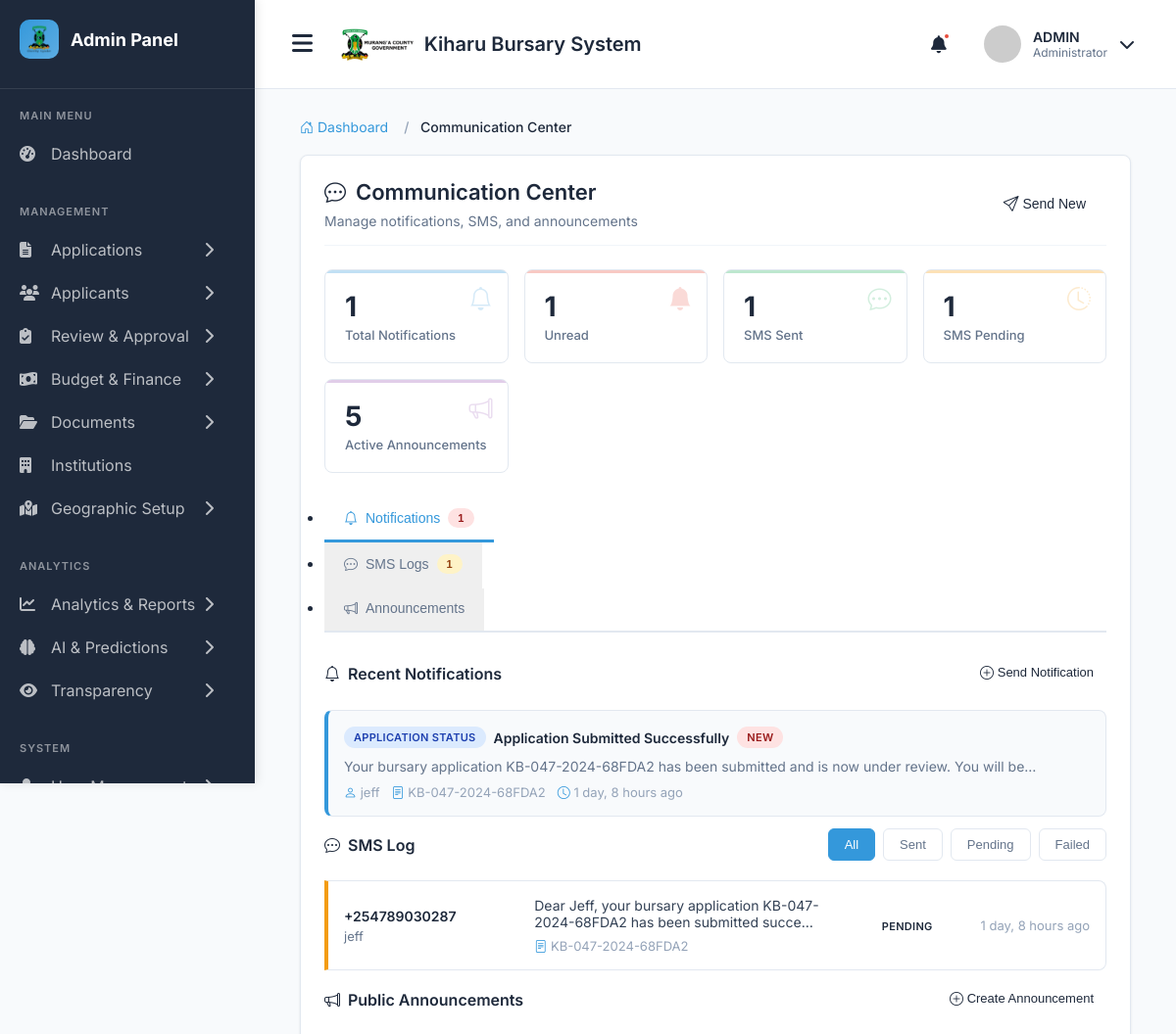
Before: /admin-communication/ (signed in, upper part) with the older database file.
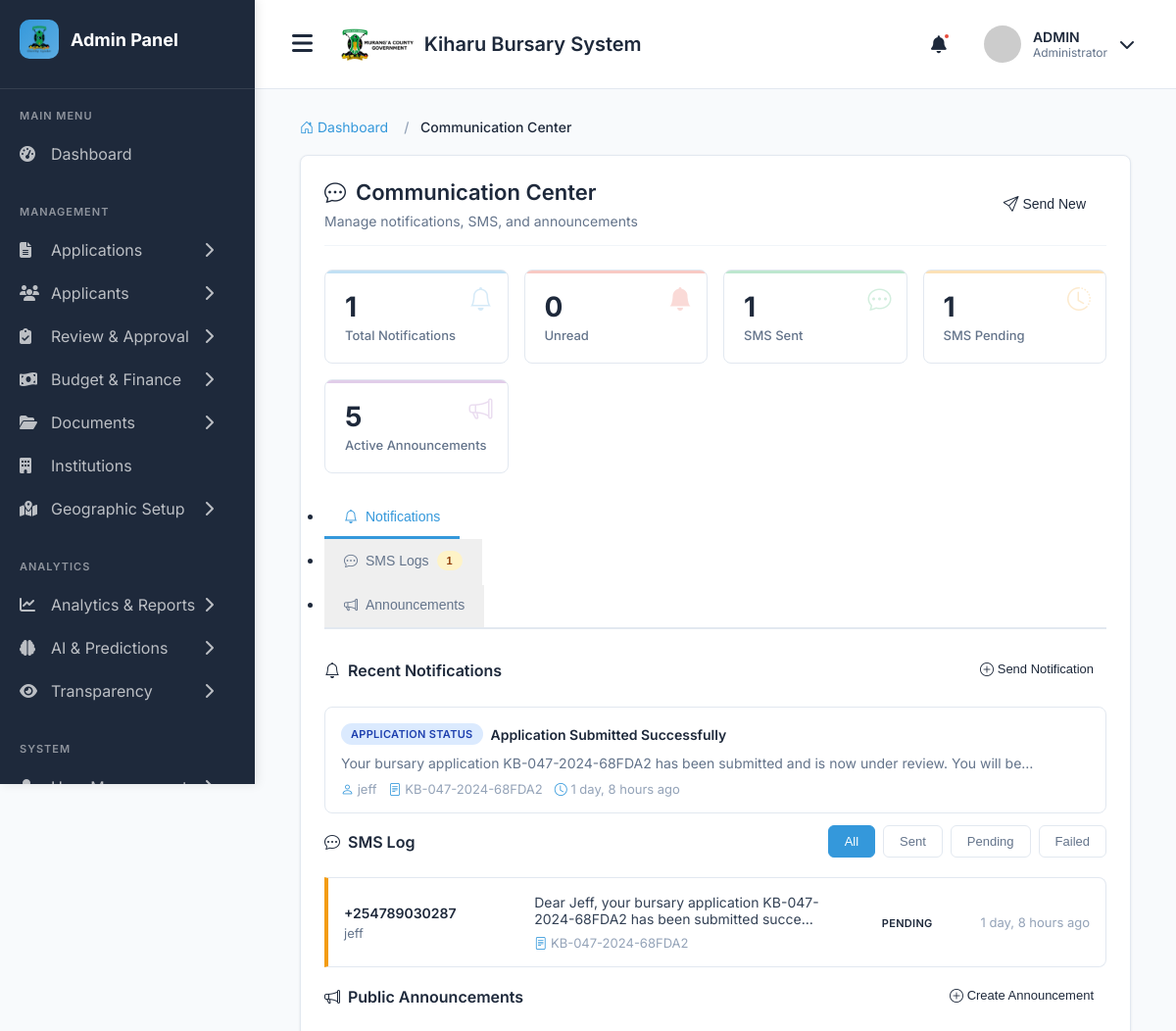
After: the same page with the newer database file.
### main_application/models.py (models this page shows, shortened)
class Notification(models.Model):
    NOTIFICATION_TYPES = (
        ('application_status', 'Application Status'),
        ('document_request', 'Document Request'),
        ('allocation', 'Allocation'),
        ('disbursement', 'Disbursement'),
        ('review_comment', 'Review Comment'),
        ('deadline', 'Deadline Reminder'),
        ('system', 'System Notification'),
    )
    user = models.ForeignKey(User, on_delete=models.CASCADE, related_name='notifications')
    notification_type = models.CharField(max_length=20, choices=NOTIFICATION_TYPES)
    title = models.CharField(max_length=200)
    message = models.TextField()
    related_application = models.ForeignKey(
        Application,
        on_delete=models.SET_NULL,
        null=True,
        blank=True
    )
    is_read = models.BooleanField(default=False)
    created_at = models.DateTimeField(auto_now_add=True)
    read_at = models.DateTimeField(null=True, blank=True)
    class Meta:
        ordering = ['-created_at']

class User(AbstractUser):
    USER_TYPES = (
        ('applicant', 'Applicant'),
        ('admin', 'Administrator'),
        ('reviewer', 'Application Reviewer'),
        ('finance', 'Finance Officer'),
        ('county_admin', 'County Administrator'),
        ('constituency_admin', 'Constituency Administrator'),
        ('ward_admin', 'Ward Administrator'),
    )
    user_type = models.CharField(max_length=25, choices=USER_TYPES, default='applicant')
    id_number = models.CharField(max_length=20, unique=True, null=True, blank=True)
    phone_regex = RegexValidator(
        regex=r'^\+254\d{9}$',
        message="Phone number must be entered in the format: '+254XXXXXXXXX'. Exactly 12 digits including country code."
    )
    phone_number = models.CharField(validators=[phone_regex], max_length=17, blank=True)
    def __str__(self):
        return f"{self.first_name} {self.last_name} ({self.user_type})"

class Application(models.Model):
    APPLICATION_STATUS = (
        ('draft', 'Draft'),
        ('submitted', 'Submitted'),
        ('under_review', 'Under Review'),
        ('approved', 'Approved'),
        ('rejected', 'Rejected'),
        ('disbursed', 'Disbursed'),
        ('pending_documents', 'Pending Documents'),
    )
    BURSARY_SOURCE = (
        ('county', 'County Bursary'),
        ('cdf', 'NG-CDF Bursary'),
        ('both', 'Both County and CDF'),
    )
    application_number = models.CharField(max_length=20, unique=True, editable=False)
    applicant = models.ForeignKey(Applicant, on_delete=models.CASCADE, related_name='applications')
    fiscal_year = models.ForeignKey(FiscalYear, on_delete=models.CASCADE)
    disbursement_round = models.ForeignKey(
        DisbursementRound,
        on_delete=models.SET_NULL,
        null=True,
        blank=True
    )
    bursary_category = models.ForeignKey(BursaryCategory, on_delete=models.CASCADE)
    institution = models.ForeignKey(Institution, on_delete=models.CASCADE)
    bursary_source = models.CharField(
        max_length=10,
        choices=BURSARY_SOURCE,
        default='county',
        help_text="Which bursary fund to apply from"
    )
    status = models.CharField(max_length=20, choices=APPLICATION_STATUS, default='draft')
    admission_number = models.CharField(max_length=100)
    year_of_study = models.PositiveIntegerField()
    course_name = models.CharField(max_length=200, blank=True, null=True)
    expected_completion_date = models.DateField()
    previous_academic_year_average = models.DecimalField(
        max_digits=5,
        decimal_places=2,
        blank=True,
        null=True,
        validators=[MinValueValidator(0), MaxValueValidator(100)]
    )
    total_fees_payable = models.DecimalField(max_digits=10, decimal_places=2)
    fees_paid = models.DecimalField(max_digits=10, decimal_places=2)
    fees_balance = models.DecimalField(max_digits=10, decimal_places=2)
    amount_requested = models.DecimalField(max_digits=10, decimal_places=2)
    other_bursaries = models.BooleanField(default=False)
    other_bursaries_amount = models.DecimalField(max_digits=10, decimal_places=2, default=0)
    other_bursaries_source = models.CharField(max_length=200, blank=True, null=True)
    is_orphan = models.BooleanField(default=False)
    is_total_orphan = models.BooleanField(default=False)
    is_disabled = models.BooleanField(default=False)
    has_chronic_illness = models.BooleanField(default=False)
    chronic_illness_description = models.TextField(blank=True, null=True)
    number_of_siblings = models.PositiveIntegerField(default=0)
    number_of_siblings_in_school = models.PositiveIntegerField(default=0)
    household_monthly_income = models.DecimalField(
        max_digits=12,
        decimal_places=2,
        blank=True,
        null=True
    )
    date_submitted = models.DateTimeField(null=True, blank=True)
    last_updated = models.DateTimeField(auto_now=True)
    has_received_previous_allocation = models.BooleanField(default=False)
    previous_allocation_year = models.CharField(max_length=20, blank=True, null=True)
    previous_allocation_amount = models.DecimalField(max_digits=10, decimal_places=2, default=0)
    priority_score = models.DecimalField(
        max_digits=5,
        decimal_places=2,
        default=0,
        help_text="Calculated priority score for ranking"
    )
    class Meta:
        ordering = ['-date_submitted']

### main_application/views.py (the view, shortened to what this page needs)
# urls.py: path('admin-communication/', views.admin_communication, name='admin_communication'),
@login_required
@user_passes_test(is_admin_or_staff)
def admin_communication(request):
    notifications = Notification.objects.all().order_by('-created_at')[:50]
    sms_logs = SMSLog.objects.all().order_by('-sent_at')[:50]
    announcements = Announcement.objects.all().order_by('-published_date')[:20]
    notification_paginator = Paginator(notifications, 20)
    sms_paginator = Paginator(sms_logs, 20)
    announcement_paginator = Paginator(announcements, 10)
    notification_page = request.GET.get('notification_page', 1)
    sms_page = request.GET.get('sms_page', 1)
    announcement_page = request.GET.get('announcement_page', 1)
    notifications_paginated = notification_paginator.get_page(notification_page)
    sms_logs_paginated = sms_paginator.get_page(sms_page)
    announcements_paginated = announcement_paginator.get_page(announcement_page)
    notification_form = NotificationForm()
    announcement_form = AnnouncementForm()
    stats = {
        'total_notifications': Notification.objects.count(),
        'unread_notifications': Notification.objects.filter(is_read=False).count(),
        'total_sms': SMSLog.objects.count(),
        'pending_sms': SMSLog.objects.filter(status='pending').count(),
        'active_announcements': Announcement.objects.filter(
            is_active=True,
            expiry_date__gt=timezone.now()
        ).count(),
    }
    context = {
        'notifications': notifications_paginated,
        'sms_logs': sms_logs_paginated,
        'announcements': announcements_paginated,
        'notification_form': notification_form,
        'announcement_form': announcement_form,
        'stats': stats,
        'page_title': 'Communication',
    }
    return render(request, 'admin/communication.html', context)

### main_application/views.py (called while the page is built)
def is_admin_or_staff(user):
    return user.is_authenticated and (user.is_staff or user.user_type in ['admin', 'reviewer', 'finance'])

### templates/admin/communication.html (shortened to what the changed rows need)
{% extends 'admin_base.html' %}
{% load static %}
{% block content %}
<div class="container-fluid">
    <div class="section-container">
        <div class="page-header">
            <div>
                <h1 class="page-title">
                    <i class="bi bi-chat-dots"></i>
                    Communication Center
                </h1>
            </div>
        </div>
        <div class="stats-grid">
            <div class="stat-card stat-danger">
                <div class="stat-icon">
                    <i class="bi bi-bell-fill"></i>
                </div>
                <div class="stat-value">{{ stats.unread_notifications }}</div>
                <div class="stat-label">Unread</div>
            </div>
        </div>
        <ul class="nav nav-tabs" id="communicationTabs" role="tablist">
            <li class="nav-item" role="presentation">
                <button class="nav-link active" id="notifications-tab" data-bs-toggle="tab"
                        data-bs-target="#notifications" type="button" role="tab">
                    <i class="bi bi-bell"></i>
                    Notifications
                    {% if stats.unread_notifications > 0 %}
                        <span class="badge bg-danger">{{ stats.unread_notifications }}</span>
                    {% endif %}
                </button>
            </li>
        </ul>
        <div class="tab-content" id="communicationTabContent">
            <div class="tab-pane fade show active" id="notifications" role="tabpanel">
                {% if notifications %}
                    {% for notification in notifications %}
                        <div class="notification-item {% if not notification.is_read %}unread{% endif %}">
                            <div class="notification-header">
                                <span class="badge bg-primary">
                                    {{ notification.get_notification_type_display }}
                                </span>
                                <span class="notification-title">{{ notification.title }}</span>
                                {% if not notification.is_read %}
                                    <span class="badge bg-danger">New</span>
                                {% endif %}
                            </div>
                            <p class="notification-message">{{ notification.message|truncatechars:100 }}</p>
                            <div class="notification-meta">
                                <span>
                                    <i class="bi bi-person"></i>
                                    {{ notification.user.username }}
                                </span>
                                {% if notification.related_application %}
                                <span>
                                    <i class="bi bi-file-text"></i>
                                    {{ notification.related_application.application_number }}
                                </span>
                                {% endif %}
                                <span>
                                    <i class="bi bi-clock"></i>
                                    {{ notification.created_at|timesince }} ago
                                </span>
                            </div>
                        </div>
                    {% endfor %}
                {% endif %}
            </div>
                {% if announcements %}
                    {% load tz %}
                {% endif %}
        </div>
    </div>
</div>
{% endblock %}

Changed rows visible on the page:
changed Notification "Application Submitted Successfully": no longer shows "NEW"
Other visible differences:
{{ stats.unread_notifications }}: "1" → "0"
{{ stats.unread_notifications }}: "1" → (not shown)
